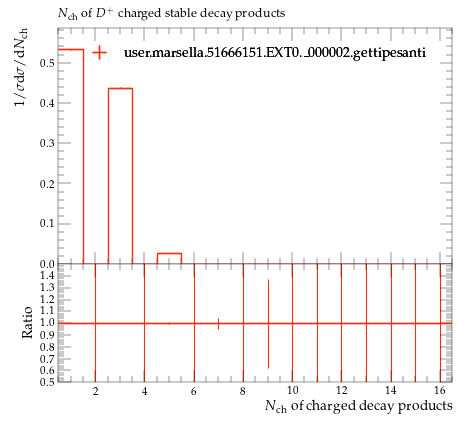

This figure's Python source:
#! /usr/bin/env python

# This Python script was auto-generated using YODA v2.0.2.
# Analysis object: /MC_HFDECAYS/DPLUS_charged_multh
# Timestamp: 24-07-2026 (16:40:04)

import matplotlib as mpl
import matplotlib.pyplot as plt
mpl.use('Agg') # comment out for interactive use
import os
import numpy as np

plotDir = os.path.split(os.path.realpath(__file__))[0]
if 'YODA_USER_PLOT_PATH' in globals():
    plot_outdir = globals()['YODA_USER_PLOT_PATH']
else:
    plot_outdir = plotDir

#plot style
plt.style.use(os.path.join(plotDir, '../default.mplstyle'))
# plot metadata
figW, figH = plt.rcParams['figure.figsize']
ax_xLabel = r'$N_\mathrm{ch}$ of charged decay products'
ax_yLabel = r'$1/\sigma \mathrm{d}\sigma/\mathrm{d}N_\mathrm{ch}$'
ax_title  = r'$N_\mathrm{ch}$ of $D^+$ charged stable decay products'
ax_xScale = 'linear'
ax_yScale = 'linear'
xLims = (0.5, 16.5)
yLims = (0.0, 0.5863094600000001)

# TeX-friendly labels for the legend
labels = {
    'legend' : ([ r"user.marsella.51666151.EXT0.\_000002.gettipesanti" ], r""),
}

# Adjust canvas width and height
canvasW = 10.0
canvasH = 9.0
figW *= canvasW/10.
figH *= canvasH/9.

# Create figure and axis objects
fig, (ax, ratio0_ax) = plt.subplots(2, 1, sharex=True,
                  figsize=(figW,figH), gridspec_kw={'height_ratios': (6.0, 3.0)})

# Set figure margins
plt.subplots_adjust(
    left   = 1.0 * plt.rcParams['figure.subplot.left'],
    right  = 1.0 * plt.rcParams['figure.subplot.right'],
    top    = 1.0 * plt.rcParams['figure.subplot.top'],
    bottom = 1.0 * plt.rcParams['figure.subplot.bottom'])

ratio0_ax.yaxis.set_major_locator(mpl.ticker.MultipleLocator(0.1))
ratio0_ax.set_ylim(0.5, 1.4999)
ratio0_ax.set_ylabel('Ratio')

# the numerical data is stored in a separate file
dataf = dict()
prefix = os.path.split(__file__)[0]
if prefix:    prefix = prefix + '/'
exec(open(prefix+'DPLUS_charged_multh__data.py').read(), dataf)


legend_handles = dict() # keep track of handles for the legend

# style options for curves
# starts at zorder>=5 to draw curve on top of legend
styles = {
  'user.marsella.51666151.EXT0._000002.gettipesanti.yoda.gz': {
    'color' : '#EE3311',
    'linestyle' : '-',
    'linewidth' : 1,
    'marker' : 'none',
    'markersize' : 2,
    'capsize' : 0.0,
    'zorder' : 5,
    'histstyle' : 1,
    'drawstyle' : 'steps-pre',
    'xerrorbars' : 1,
    'yerrorbars' : 1,
    'fillcolor' : None,
    'fillopacity' : 1.0,
    'ratio0_linestyle' : '-',
    'ratio0_linewidth' : 1,
    'ratio0_marker' : 'none',
    'ratio0_markersize' : 2,
    'ratio0_capsize' : 0.0,
    'ratio0_zorder' : 5,
    'ratio0_histstyle' : 1,
    'ratio0_drawstyle' : 'steps-pre',
    'ratio0_xerrorbars' : 1,
    'ratio0_yerrorbars' : 1,
  },
}

# curve from input yoda files in main panel
for label, yvals in dataf['yvals'].items():
    if all(np.isnan(v) for v in dataf['yvals'][label]):
        continue
    tmp = None
    if styles[label]['histstyle']: # draw as histogram
        xpos = dataf['xedges'][label] if styles[label]['drawstyle'] else dataf['xpoints'][label]
        ypos = np.insert(yvals, 0, yvals[0]) if styles[label]['drawstyle'] else yvals
        if styles[label]['fillcolor']: # fill area below curve
            ax.fill_between(xpos, ypos, step='pre',
                            color=styles[label]['fillcolor'],
                            alpha=styles[label]['fillopacity'])
        tmp, = ax.plot(xpos, ypos,
                       color=styles[label]['color'],
                       linestyle=styles[label]['linestyle'],
                       linewidth=styles[label]['linewidth'],
                       drawstyle=styles[label]['drawstyle'], solid_joinstyle='miter',
                       zorder=styles[label]['zorder'], label=label)
    tmp = ax.errorbar(dataf['xpoints'][label], yvals,
                      xerr=np.array(dataf['xerrs'][label])*styles[label]['xerrorbars'],
                      yerr=np.array(dataf['yerrs'][label])*styles[label]['yerrorbars'],
                      fmt=styles[label]['marker'], capsize=styles[label]['capsize'],
                      markersize=styles[label]['markersize'],
                      ecolor=styles[label]['color'],
                      color=styles[label]['color'], zorder=styles[label]['zorder'])
    tmp[-1][0].set_linestyle(styles[label]['linestyle'])
    tmp[-1][0].set_linewidth(styles[label]['linewidth'])
    if label in dataf['add_legend_handle']:  legend_handles[label] = tmp
    for varLabel in dataf['variation_yvals'].keys():
        if varLabel.startswith(label):
            tmp, = ax.plot(dataf['xedges'][label], dataf['variation_yvals'][varLabel],
                           color=styles[label]['color'],
                           linestyle=styles[label]['linestyle'],
                           linewidth=styles[label]['linewidth'],
                           drawstyle='steps-pre', solid_joinstyle='miter',
                           zorder=styles[label]['zorder'], alpha=0.5)


# plots on ratio panel
# curve from input yoda files in ratio panel
for label, yvals in dataf['ratio0_yvals'].items():
    if all(np.isnan(v) for v in yvals):
        continue
    if styles[label]['ratio0_histstyle']: # plot as histogram
        xpos = dataf['xedges']['user.marsella.51666151.EXT0._000002.gettipesanti.yoda.gz'] if styles[label]['ratio0_drawstyle'] else dataf['xpoints']['user.marsella.51666151.EXT0._000002.gettipesanti.yoda.gz']
        ypos = np.insert(yvals, 0, yvals[0]) if styles[label]['ratio0_drawstyle'] else yvals
        ratio0_ax.plot(xpos, ypos,
                       color=styles[label]['color'],
                       linewidth=styles[label]['linewidth'],
                       linestyle=styles[label]['ratio0_linestyle'],
                       drawstyle=styles[label]['ratio0_drawstyle'], zorder=styles[label]['zorder'],
                       solid_joinstyle='miter')
    tmp = ratio0_ax.errorbar(dataf['xpoints']['user.marsella.51666151.EXT0._000002.gettipesanti.yoda.gz'], yvals,
                             xerr=np.array(dataf['ref_xerrs'])*styles[label]['ratio0_xerrorbars'],
                             yerr=np.array(dataf['ratio0_yerrs'][label])*styles[label]['ratio0_yerrorbars'],
                             fmt=styles[label]['ratio0_marker'], capsize=styles[label]['ratio0_capsize'],
                             markersize=styles[label]['ratio0_markersize'],
                             ecolor=styles[label]['color'],
                             color=styles[label]['color'])
    tmp[-1][0].set_linestyle(styles[label]['ratio0_linestyle'])
    tmp[-1][0].set_linewidth(styles[label]['ratio0_linewidth'])

    for varlabel in dataf['ratio0_variation_vals'].keys():
        if varlabel.startswith(label):
            ratio0_ax.plot(dataf['xedges']['user.marsella.51666151.EXT0._000002.gettipesanti.yoda.gz'],
                            dataf['ratio0_variation_vals'][varlabel],
                            color=styles[label]['color'],
                            linestyle=styles[label]['linestyle'],
                            linewidth=styles[label]['linewidth'],
                            drawstyle='steps-pre', solid_joinstyle='miter',
                            zorder=1, alpha=0.5)

legend_items = list(legend_handles.values())
ax.add_artist(ax.legend(legend_items,
                        labels['legend'][0],
                        title=labels['legend'][1],
                        alignment='left',
                        loc='upper center',
                        bbox_to_anchor=(0.5, 0.97)))

# set plot metadata as defined above
ratio0_ax.set_xlabel(ax_xLabel)
ratio0_ax.xaxis.set_label_coords(1., -0.15)
ax.set_ylabel(ax_yLabel, ha='right', va='top')
ax.yaxis.set_label_coords(-0.11, 1.0)
ax.set_title(ax_title, loc='left')
ax.set_xscale(ax_xScale)
ax.set_yscale(ax_yScale)
ax.set_xlim(xLims)
ax.set_ylim(yLims)

# tick formatting
plt.rcParams['xtick.top'] = True
plt.rcParams['ytick.right'] = True
fig.align_ylabels((ax, ratio0_ax))
plt.savefig(os.path.join(plot_outdir, 'DPLUS_charged_multh.pdf'), format='PDF')
plt.savefig(os.path.join(plot_outdir, 'DPLUS_charged_multh.png'), format='PNG')

plt.close(fig)
